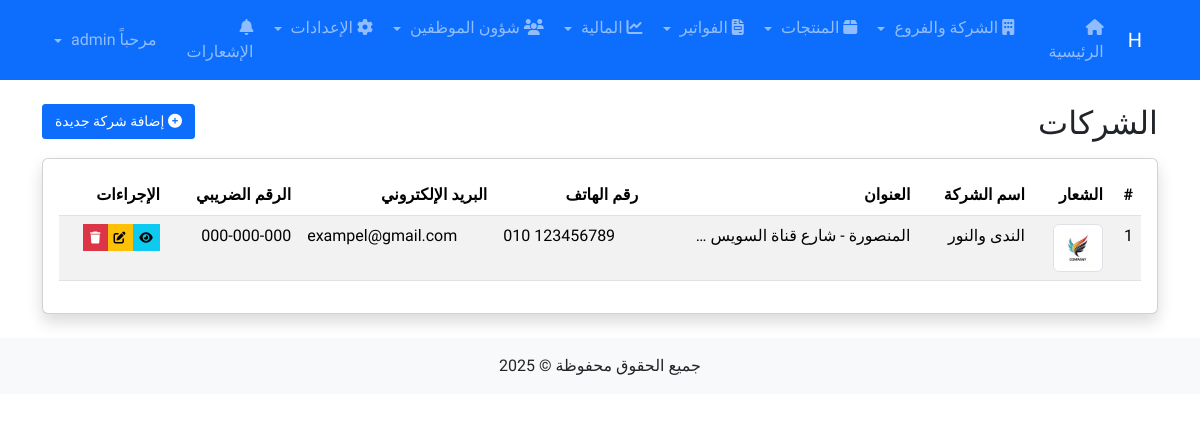
/companies/ (signed in), run on the app's committed database.
### core/models.py (models this page shows, shortened)
class Company(models.Model):
    name = models.CharField(_("اسم الشركة"), max_length=255)
    address = models.TextField(_("العنوان"), blank=True, null=True)
    phone = models.CharField(_("رقم الهاتف"), max_length=20, blank=True, null=True)
    email = models.EmailField(_("البريد الإلكتروني"), blank=True, null=True)
    tax_number = models.CharField(_("الرقم الضريبي"), max_length=50, blank=True, null=True)
    logo = models.ImageField(_("الشعار"), upload_to='company_logos/', blank=True, null=True)
    class Meta:
        verbose_name = _("شركة")
        verbose_name_plural = _("الشركات")

### core/views.py (the view)
# urls.py: path('companies/', views.company_list, name='company_list'),
@login_required
def company_list(request):
    companies = Company.objects.all()
    return render(request, 'core/company/list.html', {'companies': companies})

### users/context_processors.py (called while the page is built)
def notifications(request):
    context_data = {
        'unread_notifications_count': 0
    }
    if request.user.is_authenticated:
        context_data['unread_notifications_count'] = get_unread_notifications_count(request.user)
    return context_data

### users/utils.py (called while the page is built)
def get_unread_notifications_count(user):
    return UserNotification.objects.filter(recipient=user, is_read=False).count()

### templates/core/company/list.html (shortened to what this page needs)
{% extends 'base.html' %}
{% block content %}
<div class="row mb-3">
    <div class="col-md-8">
        <h2 class="mb-0">الشركات</h2>
    </div>
    <div class="col-md-4 text-end">
        <a href="{% url 'company_add' %}" class="btn btn-primary">
            <i class="fas fa-plus-circle"></i> إضافة شركة جديدة
        </a>
    </div>
</div>
<div class="card shadow">
    <div class="card-body">
        {% if companies %}
            <div class="table-responsive">
                <table class="table table-striped table-hover">
                    <thead>
                        <tr>
                            <th>#</th>
                            <th>الشعار</th>
                            <th>اسم الشركة</th>
                            <th>العنوان</th>
                            <th>رقم الهاتف</th>
                            <th>البريد الإلكتروني</th>
                            <th>الرقم الضريبي</th>
                            <th>الإجراءات</th>
                        </tr>
                    </thead>
                    <tbody>
                        {% for company in companies %}
                            <tr>
                                <td>{{ forloop.counter }}</td>
                                <td>
                                    {% if company.logo %}
                                        <img src="{{ company.logo.url }}" alt="{{ company.name }}" width="50" height="50" class="img-thumbnail">
                                    {% else %}
                                        <div class="bg-light text-center" style="width: 50px; height: 50px; line-height: 50px;">
                                            <i class="fas fa-building"></i>
                                        </div>
                                    {% endif %}
                                </td>
                                <td>{{ company.name }}</td>
                                <td>{{ company.address|truncatechars:30 }}</td>
                                <td dir="ltr">{{ company.phone }}</td>
                                <td dir="ltr">{{ company.email }}</td>
                                <td>{{ company.tax_number|default:"-" }}</td>
                                <td>
                                    <div class="btn-group">
                                        <a href="{% url 'company_detail' company.pk %}" class="btn btn-sm btn-info">
                                            <i class="fas fa-eye"></i>
                                        </a>
                                        <a href="{% url 'company_edit' company.pk %}" class="btn btn-sm btn-warning">
                                            <i class="fas fa-edit"></i>
                                        </a>
                                        <a href="{% url 'company_delete' company.pk %}" class="btn btn-sm btn-danger">
                                            <i class="fas fa-trash"></i>
                                        </a>
                                    </div>
                                </td>
                            </tr>
                        {% endfor %}
                    </tbody>
                </table>
            </div>
        {% else %}
            <div class="alert alert-info">
                لا توجد شركات مسجلة حتى الآن. <a href="{% url 'company_add' %}">أضف شركة جديدة</a>
            </div>
        {% endif %}
    </div>
</div>
{% endblock %}

### templates/base.html (style rules this page uses)
body { font-family: 'Tajawal', sans-serif; }
.card { transition: transform 0.3s; }
.btn { padding: 0.375rem 0.75rem; font-size: 0.875rem; border-radius: 3px; box-shadow: none; transition: all 0.2s; }
.btn-sm { padding: 0.25rem 0.5rem; font-size: 0.75rem; }
.table .btn { padding: 0.2rem 0.4rem; font-size: 0.75rem; }

### data on the page
Company: logo (picture), name "الندى والنور", address "المنصورة - شارع قناة السويس …", phone "010 123456789", email "exampel@gmail.com", tax_number "000-000-000"
